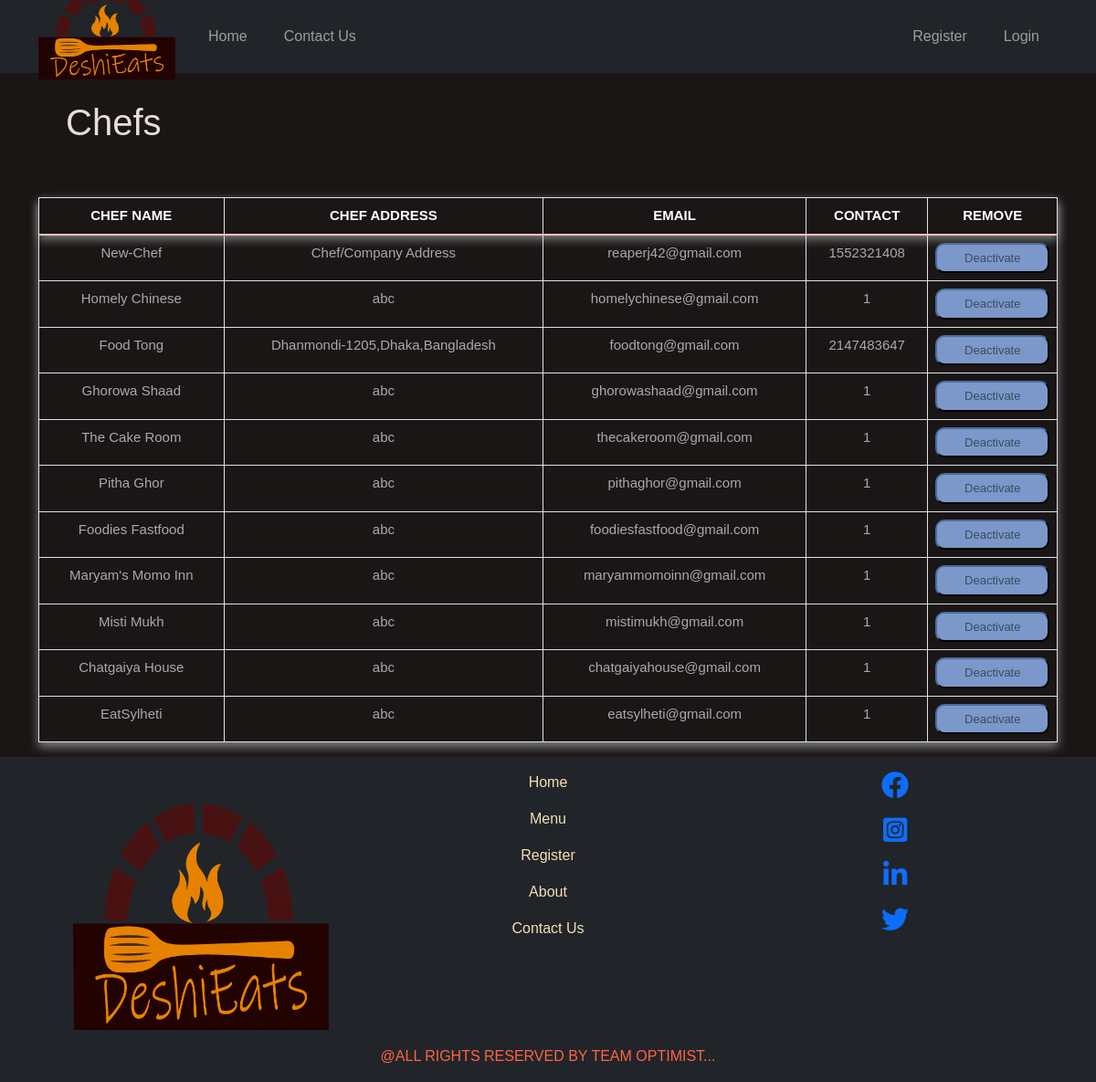
/ShowAll.php?category=Chef, run on the app's committed database.
### tables this page shows
CREATE TABLE `chef` (
  `ChefID` int(11) NOT NULL,
  `ChefName` varchar(50) NOT NULL,
  `ChefEmail` varchar(50) NOT NULL,
  `ChefPassword` varchar(50) NOT NULL,
  `ChefContactNumber` int(15) NOT NULL,
  `ChefDescription` varchar(100) NOT NULL,
  `ChefAddress` varchar(50) NOT NULL,
  `ChefArea` varchar(50) NOT NULL,
  `ChefImage` varchar(50) NOT NULL,
  `Status` varchar(30) NOT NULL DEFAULT 'Active'
);

### functions.php (called while the page is built, shortened)
               ?><script>window.location.href="Chef'sExhibition.php";</script><?php
    function getAllChef($con){
      $query="SELECT * FROM chef";
      $result = mysqli_query($con, $query);
      return $result;
    }
?>

### ShowAll.php (the view, shortened to what this page needs)
<?php
include("connect.php");
include("functions.php");
if (isset($_GET['category'])) {
    if ($_GET['category'] == 'Customer') {
        $CustResult = getAllCustomers($link);
    } elseif ($_GET['category'] == 'Chef') {
        $ChefResult = getAllChef($link);
    }
}
?>
<!DOCTYPE html>
<html>
<head>
    <link href="https://cdn.jsdelivr.net/npm/bootstrap@5.1.3/dist/css/bootstrap.min.css" rel="stylesheet">
    <link href="https://cdnjs.cloudflare.com/ajax/libs/font-awesome/5.15.4/css/all.min.css" rel="stylesheet">
    <link type="text/css" rel="stylesheet" href="css/DeStylesheet.css" />
    <link type="text/css" rel="stylesheet" href="css/DeStylesheet2.css" />
</head>
<body>
    <?php
    include "header.php";
    ?>
    <div class="container">
        <div class="row">
            <div class="col-md-12 text-left">
                <div class="title">
                    <h1 id="t1"><?php echo $_GET['category']?>s</h1>
                </div>
            </div>
            <div class="col-xl-12">
                <table class="table table-bordered ordertable">
                    <thead>
                        <tr class="text-align-center">
                            <th scope="col" class="orderhead">chef Name</th>
                            <th scope="col" class="orderhead">chef Address</th>
                            <th scope="col" class="orderhead">Email</th>
                            <th scope="col" class="orderhead">Contact</th>
                            <th scope="col" class="orderhead">Remove</th>
                        </tr>
                    </thead>
                    <tbody class="text-center">
                        <?php
                        if ($_GET['category'] == 'Customer') {
                            while ($rowItem = mysqli_fetch_assoc($CustResult)) {
                        ?>
                                <tr>
                                    <td class='orderdatas'><?php echo $rowItem['CustName']; ?></td>
                                    <td class='orderdatas'><?php echo $rowItem['CustAddress']; ?></td>
                                    <td class='orderdatas'><?php echo $rowItem['CustEmail']; ?></td>
                                    <td class='orderdatas'><?php echo $rowItem['CustContactNumber']; ?></td>
                                    <td>
                                        <form action='ManageCart.php' method='POST'>
                                            <button name='Remove_Item' class='plusMinusButton'> Deactivate </button>
                                            <input type='hidden' name='Item_name' value='$value[Item_name]'>
                                        </form>
                                    </td>
                                </tr>
                            <?php
                            }
                        } elseif ($_GET['category'] == 'Chef') {
                            while ($rowItem = mysqli_fetch_assoc($ChefResult)) {
                            ?>
                                <tr>
                                    <td class='orderdatas'><?php echo $rowItem['ChefName']; ?></td>
                                    <td class='orderdatas'><?php echo $rowItem['ChefAddress']; ?></td>
                                    <td class='orderdatas'><?php echo $rowItem['ChefEmail']; ?></td>
                                    <td class='orderdatas'><?php echo $rowItem['ChefContactNumber']; ?></td>
                                    <td>
                                        <form action='ManageCart.php' method='POST'>
                                            <button name='Remove_Item' class='plusMinusButton'> Deactivate </button>
                                        </form>
                                    </td>
                                </tr>
                        <?php
                            }
                        }
                        ?>
                    </tbody>
                </table>
            </div>
        </div>
    </div>
    <?php
    include "footer.php";
    ?>
</body>
</html>

### css/DeStylesheet.css (style rules this page uses)
* { padding: 0; margin: 0; text-decoration: none; list-style: none; box-sizing: border-box; }
body { background-color: #1b1616; font-family: "Franklin Gothic Medium", "Arial Narrow", Arial, sans-serif; }
h1 { color: wheat; }
#t1 { padding: 10px; color: #e9dcdc; }
.title { margin-bottom: 20px; font-weight: bold; padding: 20px; }

### css/DeStylesheet2.css (style rules this page uses)
* { padding: 0; margin: 0; text-decoration: none; list-style: none; box-sizing: border-box; }
body { background-color: #1b1616; font-family: "Franklin Gothic Medium", "Arial Narrow", Arial, sans-serif; }
.orderhead { color: rgb(255, 255, 255); font-size: 15px; }
.orderdatas { color: darkgrey; font-size: 15px; text-align: center; }
.ordertable { text-align: center; box-shadow: 0 5px 10px grey; color: rgb(250, 193, 193); }
thead { box-shadow: 0 5px 10px grey; }
th { text-transform: uppercase; }
.plusMinusButton { padding: 5px 12px 5px 12px; font-size: 13px; border-radius: 10px; border-width: 2px; color: #384f5e; background-color: #7c97c9; border-color: #223349; width: 100%; }
.container { justify-content: center; }
h1 { color: wheat; }
.ordertable { text-align: center; }

### data on the page
chef: ChefName "New-Chef", ChefAddress "Chef/Company Address", ChefEmail "reaperj42@gmail.com", ChefContactNumber "1552321408"
chef: ChefName "Homely Chinese", ChefAddress "abc", ChefEmail "homelychinese@gmail.com", ChefContactNumber "1"
chef: ChefName "Food Tong", ChefAddress "Dhanmondi-1205,Dhaka,Bangladesh", ChefEmail "foodtong@gmail.com", ChefContactNumber "2147483647"
chef: ChefName "Ghorowa Shaad", ChefAddress "abc", ChefEmail "ghorowashaad@gmail.com", ChefContactNumber "1"
chef: ChefName "The Cake Room", ChefAddress "abc", ChefEmail "thecakeroom@gmail.com", ChefContactNumber "1"
chef: ChefName "Pitha Ghor", ChefAddress "abc", ChefEmail "pithaghor@gmail.com", ChefContactNumber "1"
chef: ChefName "Foodies Fastfood", ChefAddress "abc", ChefEmail "foodiesfastfood@gmail.com", ChefContactNumber "1"
chef: ChefName "Maryam's Momo Inn", ChefAddress "abc", ChefEmail "maryammomoinn@gmail.com", ChefContactNumber "1"
chef: ChefName "Misti Mukh", ChefAddress "abc", ChefEmail "mistimukh@gmail.com", ChefContactNumber "1"
chef: ChefName "Chatgaiya House", ChefAddress "abc", ChefEmail "chatgaiyahouse@gmail.com", ChefContactNumber "1"
chef: ChefName "EatSylheti", ChefAddress "abc", ChefEmail "eatsylheti@gmail.com", ChefContactNumber "1"

### other printed values
$_GET['category'] "Chef"
